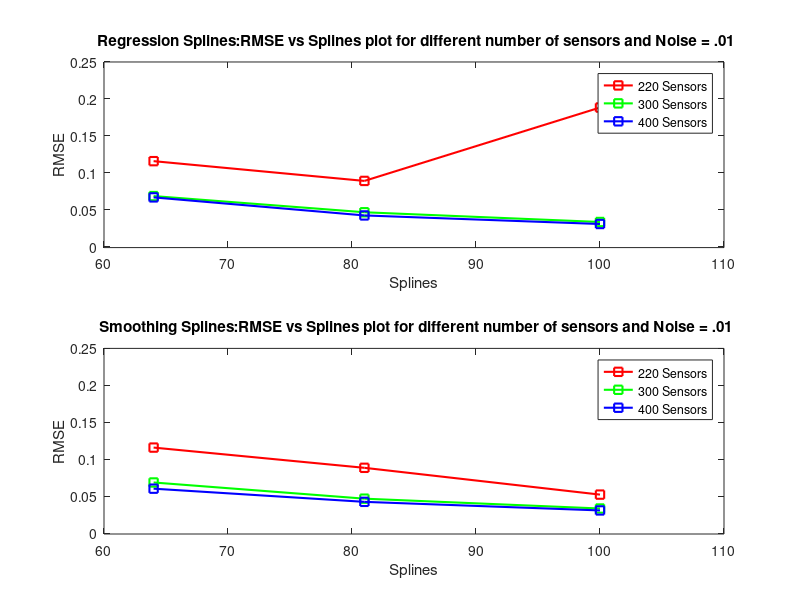
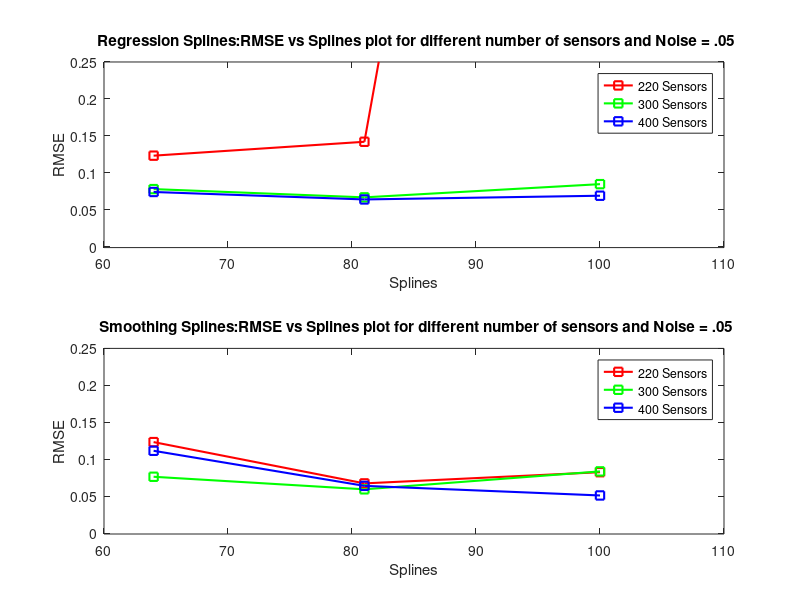
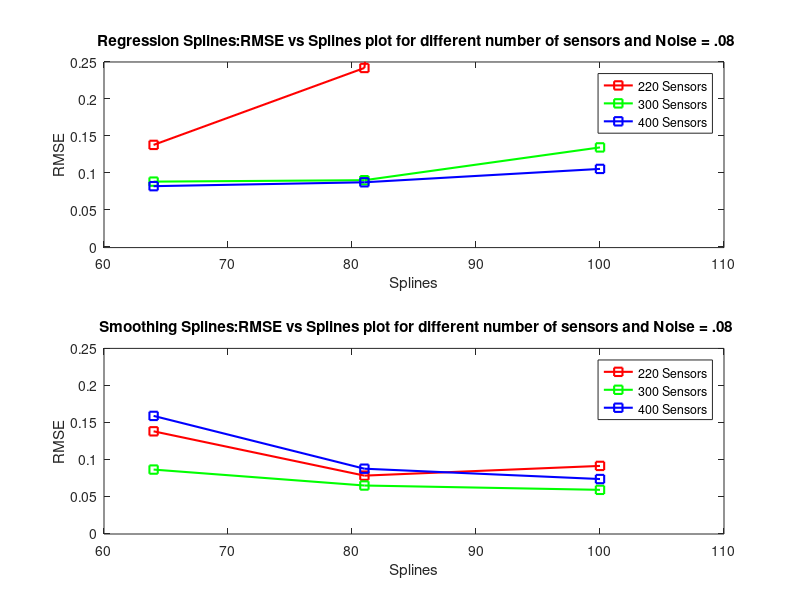

The MATLAB script that drew these images, in order:
%Graphs for OCVHM


close all

%.03 is no there



x = [220 , 300, 400];
y = [ 64 , 81 , 100 ];
z_reg_01 = [0.11589	0.06867	0.06689
0.08916	0.04678	0.04249
0.1884	0.03361	0.0309

];


z_smooth_01 =[0.11586	0.06867	0.06029
0.0885	0.04678	0.04249
0.05228	0.03347	0.03088
];



figure (1)
subplot(2,1,1)
plot (y,z_reg_01(:,1),'rs-','LineWidth',1.5)%----220
hold on
plot (y,z_reg_01(:,2),'gs-','LineWidth',1.5)%----300
plot (y,z_reg_01(:,3),'bs-','LineWidth',1.5)%----400

hold off
xlabel('Splines');
ylabel('RMSE');
axis([60 110  -.001 .25])
title(' Regression Splines:RMSE vs Splines plot for different number of sensors and Noise = .01');
legend('220 Sensors', '300 Sensors' , '400 Sensors' , '450 Sensors');

subplot(2,1,2)
plot (y,z_smooth_01(:,1),'rs-','LineWidth',1.5)%----220
hold on
plot (y,z_smooth_01(:,2),'gs-','LineWidth',1.5)%----300
plot (y,z_smooth_01(:,3),'bs-','LineWidth',1.5)%----400

hold off
xlabel('Splines');
ylabel('RMSE');
axis([60 110  -.001 .25])
title(' Smoothing Splines:RMSE vs Splines plot for different number of sensors and Noise = .01');
legend('220 Sensors', '300 Sensors' , '400 Sensors' );
%-----------------------------------------------------------------------------------
%.05
%-----------------------------------------------------------------------------------

x = [220 , 300, 400];
y = [ 64 , 81 , 100 ];
z_reg_01 = [0.12331	0.0781	0.07421
0.14209	0.06692	0.06411
1.91898	0.0848	0.06913




];


z_smooth_01 =[0.12328	0.0764	0.11153
0.06744	0.05941	0.06411
0.08258	0.08367	0.05113


];



figure (2)
subplot(2,1,1)
plot (y,z_reg_01(:,1),'rs-','LineWidth',1.5)%----220
hold on
plot (y,z_reg_01(:,2),'gs-','LineWidth',1.5)%----300
plot (y,z_reg_01(:,3),'bs-','LineWidth',1.5)%----400

hold off
xlabel('Splines');
ylabel('RMSE');
axis([60 110  -.001 .25])
title(' Regression Splines:RMSE vs Splines plot for different number of sensors and Noise = .05');
legend('220 Sensors', '300 Sensors' , '400 Sensors' , '450 Sensors');

subplot(2,1,2)
plot (y,z_smooth_01(:,1),'rs-','LineWidth',1.5)%----220
hold on
plot (y,z_smooth_01(:,2),'gs-','LineWidth',1.5)%----300
plot (y,z_smooth_01(:,3),'bs-','LineWidth',1.5)%----400

hold off
xlabel('Splines');
ylabel('RMSE');
axis([60 110  -.001 .25])
title(' Smoothing Splines:RMSE vs Splines plot for different number of sensors and Noise = .05');
legend('220 Sensors', '300 Sensors' , '400 Sensors' );

%------------------------------------------------------------------------------------------------------------------------------------------------



x = [220 , 300, 400];
y = [ 64 , 81 , 100 ];
z_reg_01 = [0.13788	0.0882	0.08206
0.24191	0.09012	0.08731
3.44894	0.13448	0.10541



];


z_smooth_01 =[0.13786	0.08612	0.15871
0.07794	0.06457	0.0873
0.09108	0.05872	0.07332


];



figure (3)
subplot(2,1,1)
plot (y,z_reg_01(:,1),'rs-','LineWidth',1.5)%----220
hold on
plot (y,z_reg_01(:,2),'gs-','LineWidth',1.5)%----300
plot (y,z_reg_01(:,3),'bs-','LineWidth',1.5)%----400

hold off
xlabel('Splines');
ylabel('RMSE');
axis([60 110  -.001 .25])
title(' Regression Splines:RMSE vs Splines plot for different number of sensors and Noise = .08');
legend('220 Sensors', '300 Sensors' , '400 Sensors' , '450 Sensors');

subplot(2,1,2)
plot (y,z_smooth_01(:,1),'rs-','LineWidth',1.5)%----220
hold on
plot (y,z_smooth_01(:,2),'gs-','LineWidth',1.5)%----300
plot (y,z_smooth_01(:,3),'bs-','LineWidth',1.5)%----400

hold off
xlabel('Splines');
ylabel('RMSE');
axis([60 110  -.001 .25])
title(' Smoothing Splines:RMSE vs Splines plot for different number of sensors and Noise = .08');
legend('220 Sensors', '300 Sensors' , '400 Sensors' );











